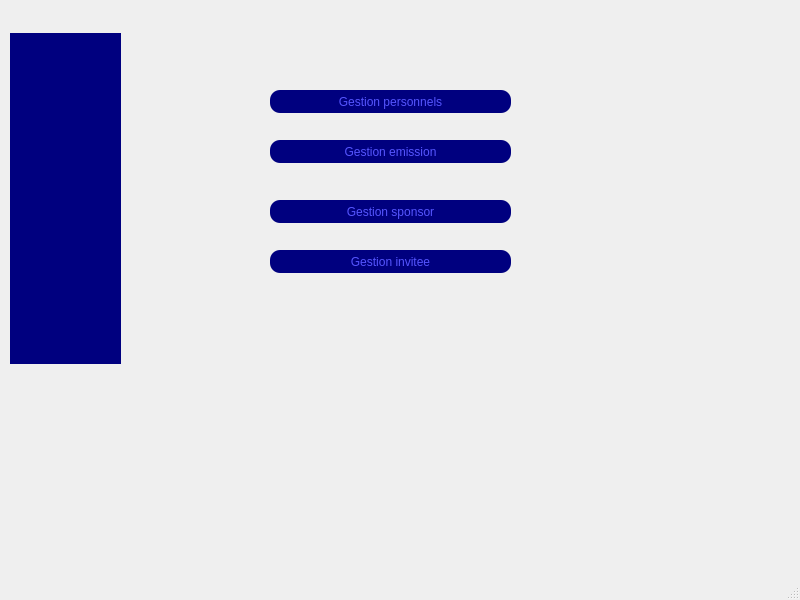
<?xml version="1.0" encoding="UTF-8"?>
<ui version="4.0">
 <class>MainWindow</class>
 <widget class="QMainWindow" name="MainWindow">
  <property name="geometry">
   <rect>
    <x>0</x>
    <y>0</y>
    <width>800</width>
    <height>600</height>
   </rect>
  </property>
  <property name="windowTitle">
   <string>MainWindow</string>
  </property>
  <widget class="QWidget" name="centralwidget">
   <widget class="QPushButton" name="pushButton">
    <property name="geometry">
     <rect>
      <x>270</x>
      <y>90</y>
      <width>241</width>
      <height>23</height>
     </rect>
    </property>
    <property name="styleSheet">
     <string notr="true">QPushButton{
	border-radius:10px;
	background-color: rgb(0, 0, 127);
	color: rgb(85, 85, 255);
 font: bold, &quot;Comic Sans MS&quot;;


}

QPushButton:hover{

	
	color: rgb(85, 10, 255);

}</string>
    </property>
    <property name="text">
     <string>Gestion personnels</string>
    </property>
   </widget>
   <widget class="QPushButton" name="pushButton_2">
    <property name="geometry">
     <rect>
      <x>270</x>
      <y>140</y>
      <width>241</width>
      <height>23</height>
     </rect>
    </property>
    <property name="styleSheet">
     <string notr="true">QPushButton{
	border-radius:10px;
	background-color: rgb(0, 0, 127);
	color: rgb(85, 85, 255);
 font: bold, &quot;Comic Sans MS&quot;;


}

QPushButton:hover{

	
	color: rgb(85, 10, 255);

}</string>
    </property>
    <property name="text">
     <string>Gestion emission</string>
    </property>
   </widget>
   <widget class="QPushButton" name="pushButton_3">
    <property name="geometry">
     <rect>
      <x>270</x>
      <y>200</y>
      <width>241</width>
      <height>23</height>
     </rect>
    </property>
    <property name="styleSheet">
     <string notr="true">QPushButton{
	border-radius:10px;
	background-color: rgb(0, 0, 127);
	color: rgb(85, 85, 255);
 font: bold, &quot;Comic Sans MS&quot;;


}

QPushButton:hover{

	
	color: rgb(85, 10, 255);

}</string>
    </property>
    <property name="text">
     <string>Gestion sponsor</string>
    </property>
   </widget>
   <widget class="QPushButton" name="pushButton_4">
    <property name="geometry">
     <rect>
      <x>270</x>
      <y>250</y>
      <width>241</width>
      <height>23</height>
     </rect>
    </property>
    <property name="styleSheet">
     <string notr="true">QPushButton{
	border-radius:10px;
	background-color: rgb(0, 0, 127);
	color: rgb(85, 85, 255);
 font: bold, &quot;Comic Sans MS&quot;;


}

QPushButton:hover{

	
	color: rgb(85, 10, 255);

}</string>
    </property>
    <property name="text">
     <string>Gestion invitee</string>
    </property>
   </widget>
   <widget class="QLabel" name="label">
    <property name="geometry">
     <rect>
      <x>180</x>
      <y>40</y>
      <width>451</width>
      <height>311</height>
     </rect>
    </property>
    <property name="text">
     <string/>
    </property>
   </widget>
   <widget class="QLabel" name="label_2">
    <property name="geometry">
     <rect>
      <x>10</x>
      <y>33</y>
      <width>111</width>
      <height>331</height>
     </rect>
    </property>
    <property name="styleSheet">
     <string notr="true">background-color: rgb(0, 0, 127);</string>
    </property>
    <property name="text">
     <string/>
    </property>
   </widget>
   <zorder>label</zorder>
   <zorder>pushButton</zorder>
   <zorder>pushButton_2</zorder>
   <zorder>pushButton_3</zorder>
   <zorder>pushButton_4</zorder>
   <zorder>label_2</zorder>
  </widget>
  <widget class="QMenuBar" name="menubar">
   <property name="geometry">
    <rect>
     <x>0</x>
     <y>0</y>
     <width>800</width>
     <height>22</height>
    </rect>
   </property>
  </widget>
  <widget class="QStatusBar" name="statusbar"/>
 </widget>
 <resources/>
 <connections/>
</ui>
